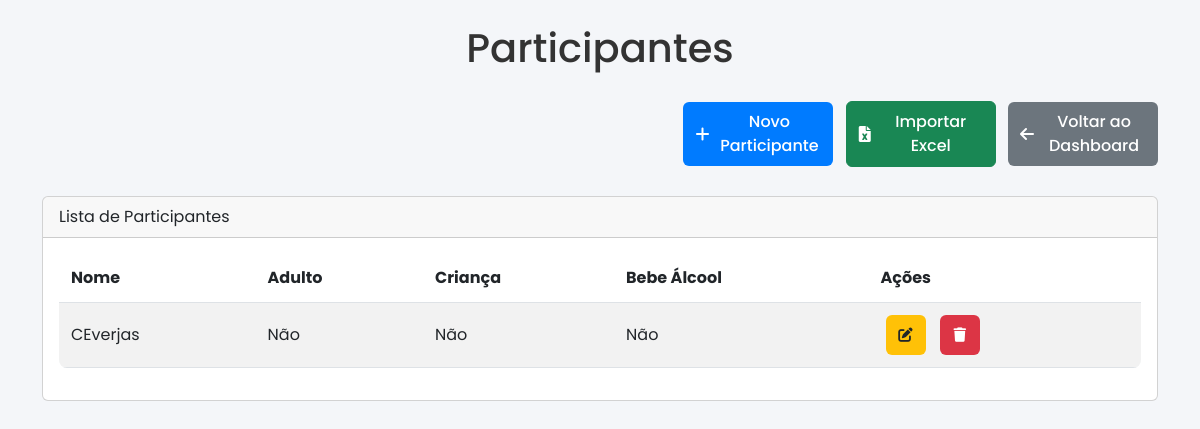
The page /participantes (signed in) on the database as committed earlier.
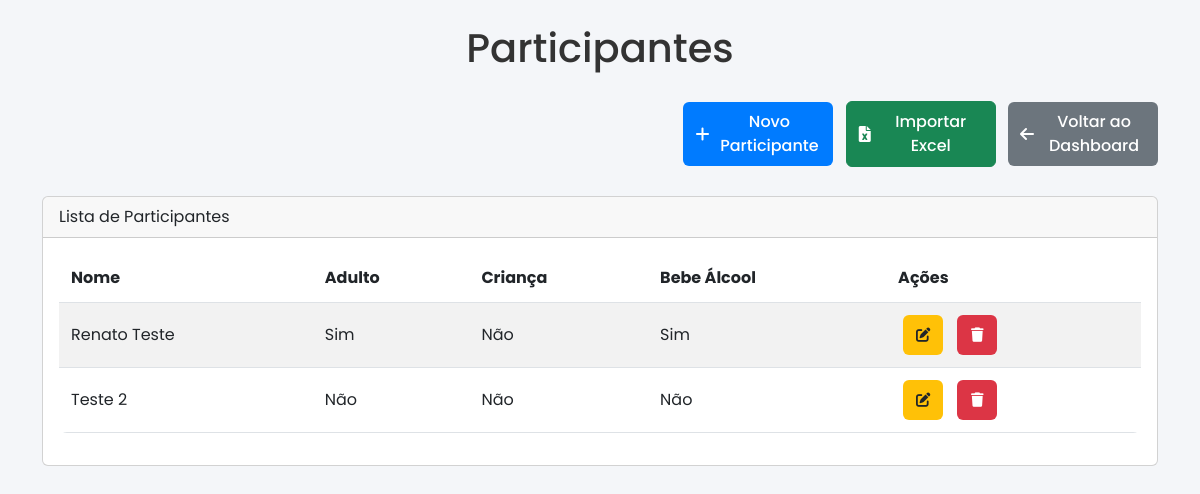
The same page on the database as committed later.
### tables this page shows
CREATE TABLE participantes (
            id INTEGER PRIMARY KEY AUTOINCREMENT,
            nome TEXT NOT NULL,
            adulto INTEGER NOT NULL,
            crianca INTEGER NOT NULL,
            bebe_alcool INTEGER NOT NULL
        );

### app.py (the view, shortened to what this page needs)
@app.route('/participantes', methods=['GET', 'POST'])
@login_required
def controle_participantes():
    with get_db_connection() as conn:
        try:
            participantes = conn.execute('SELECT * FROM participantes').fetchall()
            return render_template('participantes.html', participantes=participantes, is_root=session.get('is_root', False))
        except sqlite3.Error as e:
            conn.rollback()
            logger.error(f"Erro em participantes: {e}")
            return "Erro no banco de dados!", 500

### app.py (called while the page is built)
def get_db_connection():
    conn = sqlite3.connect('festa.db')
    conn.row_factory = sqlite3.Row
    conn.execute('PRAGMA busy_timeout = 30000')  # Aumentar o timeout para 30 segundos
    return conn

def login_required(f):
    @wraps(f)
    def decorated_function(*args, **kwargs):
        if 'user_id' not in session:
            return redirect(url_for('login'))
        return f(*args, **kwargs)
    return decorated_function

@app.before_request
def load_logged_in_user():
    user_id = session.get('user_id')
    if user_id is None:
        g.user = None
    else:
        conn = get_db_connection()
        g.user = conn.execute('SELECT * FROM usuarios WHERE id = ?', (user_id,)).fetchone()
        conn.close()

### templates/participantes.html (shortened to what this page needs)
<!DOCTYPE html>
<html lang="pt-br">
<head>
    <link href="https://cdn.jsdelivr.net/npm/bootstrap@5.3.0/dist/css/bootstrap.min.css" rel="stylesheet">
    <link rel="stylesheet" href="https://cdnjs.cloudflare.com/ajax/libs/font-awesome/6.0.0-beta3/css/all.min.css">
    <link rel="stylesheet" href="{{ url_for('static', filename='style.css') }}">
</head>
<body>
    <div class="container">
        <h1 class="my-4 text-center">Participantes</h1>
        <div class="mb-4 text-end">
            {% if is_root %}
            <button class="btn btn-primary" data-bs-toggle="modal" data-bs-target="#novoParticipanteModal">
                <i class="fas fa-plus me-2"></i>Novo Participante
            </button>
            <button class="btn btn-success ms-2" data-bs-toggle="modal" data-bs-target="#importarExcelModal">
                <i class="fas fa-file-excel me-2"></i>Importar Excel
            </button>
            {% endif %}
            <a href="{{ url_for('index') }}" class="btn btn-secondary ms-2">
                <i class="fas fa-arrow-left me-2"></i>Voltar ao Dashboard
            </a>
        </div>
        <div class="card">
            <div class="card-header">
                Lista de Participantes
            </div>
            <div class="card-body">
                <div class="table-responsive">
                    <table class="table table-striped">
                        <thead>
                            <tr>
                                <th>Nome</th>
                                <th class="hide-on-mobile">Adulto</th>
                                <th class="hide-on-mobile">Criança</th>
                                <th class="hide-on-mobile">Bebe Álcool</th>
                                <th>Ações</th>
                            </tr>
                        </thead>
                        <tbody>
                            {% for participante in participantes %}
                            <tr>
                                <td>{{ participante['nome'] }}</td>
                                <td class="hide-on-mobile">{{ 'Sim' if participante['adulto'] else 'Não' }}</td>
                                <td class="hide-on-mobile">{{ 'Sim' if participante['crianca'] else 'Não' }}</td>
                                <td class="hide-on-mobile">{{ 'Sim' if participante['bebe_alcool'] else 'Não' }}</td>
                                <td>
                                    {% if is_root %}
                                    <a href="{{ url_for('editar_participante', id=participante['id']) }}" class="btn btn-warning btn-sm">
                                        <i class="fas fa-edit"></i>
                                    </a>
                                    <a href="{{ url_for('excluir_participante', id=participante['id']) }}" class="btn btn-danger btn-sm" onclick="return confirm('Tem certeza que deseja excluir este participante?')">
                                        <i class="fas fa-trash"></i>
                                    </a>
                                    {% endif %}
                                </td>
                            </tr>
                            {% endfor %}
                        </tbody>
                    </table>
                </div>
            </div>
        </div>
    </div>
</body>
</html>

### static/style.css (style rules this page uses)
* { margin: 0; padding: 0; box-sizing: border-box; }
body { font-family: 'Poppins', sans-serif; background-color: #f4f6f9; color: #333; }
.btn { display: inline-flex; align-items: center; justify-content: center; padding: 10px 20px; font-size: 1rem; font-weight: 500; border-radius: 8px; text-decoration: none; transition: all 0.3s ease; width: 100%; max-width: 200px; margin: 5px 0; }
.btn-primary { background-color: #007bff; color: white; border: none; }
.btn-secondary { background-color: #6c757d; color: white; border: none; }
.btn-warning { background-color: #ffc107; color: #212529; border: none; }
.btn-danger { background-color: #dc3545; color: white; border: none; }
.btn-sm { padding: 8px; width: 40px; height: 40px; font-size: 1rem; border-radius: 6px; margin: 0 5px; }
.table { width: 100%; margin-bottom: 1rem; background-color: white; border-radius: 8px; overflow: hidden; }
.table th, .table td { padding: 12px; vertical-align: middle; }
.table-striped tbody tr:nth-of-type(odd) { background-color: #f9fbfd; }

### templates/participantes.html (style rules this page uses)
.btn { width: 150px; padding: 8px 12px; font-size: 1rem; border-radius: 6px; }
.btn-sm { width: 40px; height: 40px; padding: 0; font-size: 0.9rem; line-height: 40px; border-radius: 6px; }

Rows that differ between the two databases and show on the page:
removed participantes: nome "CEverjas", adulto "Não", crianca "Não", bebe_alcool "Não"
added participantes: nome "Renato Teste", adulto "Sim", crianca "Não", bebe_alcool "Sim"
added participantes: nome "Teste 2", adulto "Não", crianca "Não", bebe_alcool "Não"
